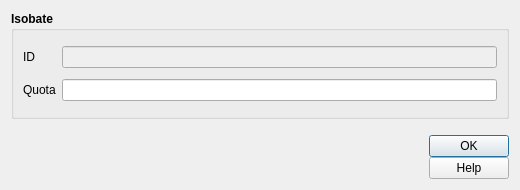
<?xml version="1.0" encoding="UTF-8"?>
<ui version="4.0">
 <class>isosub</class>
 <widget class="QDialog" name="isosub">
  <property name="geometry">
   <rect>
    <x>0</x>
    <y>0</y>
    <width>520</width>
    <height>190</height>
   </rect>
  </property>
  <property name="sizePolicy">
   <sizepolicy hsizetype="Fixed" vsizetype="Fixed">
    <horstretch>0</horstretch>
    <verstretch>0</verstretch>
   </sizepolicy>
  </property>
  <property name="minimumSize">
   <size>
    <width>520</width>
    <height>190</height>
   </size>
  </property>
  <property name="maximumSize">
   <size>
    <width>1500</width>
    <height>1500</height>
   </size>
  </property>
  <property name="windowTitle">
   <string>Isobate</string>
  </property>
  <property name="modal">
   <bool>true</bool>
  </property>
  <layout class="QGridLayout" name="gridLayout_3">
   <item row="0" column="0">
    <widget class="QGroupBox" name="groupBox_2">
     <property name="sizePolicy">
      <sizepolicy hsizetype="Expanding" vsizetype="Expanding">
       <horstretch>0</horstretch>
       <verstretch>0</verstretch>
      </sizepolicy>
     </property>
     <property name="minimumSize">
      <size>
       <width>0</width>
       <height>0</height>
      </size>
     </property>
     <property name="font">
      <font>
       <weight>75</weight>
       <bold>true</bold>
      </font>
     </property>
     <property name="title">
      <string>Isobate</string>
     </property>
     <layout class="QGridLayout" name="gridLayout">
      <item row="3" column="0">
       <widget class="QLabel" name="label">
        <property name="font">
         <font>
          <weight>50</weight>
          <bold>false</bold>
         </font>
        </property>
        <property name="text">
         <string>Quota</string>
        </property>
       </widget>
      </item>
      <item row="1" column="1">
       <widget class="QLineEdit" name="pkuid">
        <property name="enabled">
         <bool>false</bool>
        </property>
        <property name="palette">
         <palette>
          <active>
           <colorrole role="Text">
            <brush brushstyle="SolidPattern">
             <color alpha="255">
              <red>113</red>
              <green>113</green>
              <blue>113</blue>
             </color>
            </brush>
           </colorrole>
          </active>
          <inactive>
           <colorrole role="Text">
            <brush brushstyle="SolidPattern">
             <color alpha="255">
              <red>113</red>
              <green>113</green>
              <blue>113</blue>
             </color>
            </brush>
           </colorrole>
          </inactive>
          <disabled>
           <colorrole role="Text">
            <brush brushstyle="SolidPattern">
             <color alpha="255">
              <red>120</red>
              <green>120</green>
              <blue>120</blue>
             </color>
            </brush>
           </colorrole>
          </disabled>
         </palette>
        </property>
        <property name="toolTip">
         <string/>
        </property>
       </widget>
      </item>
      <item row="1" column="0">
       <widget class="QLabel" name="label_3">
        <property name="font">
         <font>
          <weight>50</weight>
          <bold>false</bold>
         </font>
        </property>
        <property name="text">
         <string>ID</string>
        </property>
       </widget>
      </item>
      <item row="0" column="1">
       <spacer name="verticalSpacer">
        <property name="orientation">
         <enum>Qt::Vertical</enum>
        </property>
        <property name="sizeHint" stdset="0">
         <size>
          <width>20</width>
          <height>40</height>
         </size>
        </property>
       </spacer>
      </item>
      <item row="2" column="1">
       <spacer name="verticalSpacer_2">
        <property name="orientation">
         <enum>Qt::Vertical</enum>
        </property>
        <property name="sizeHint" stdset="0">
         <size>
          <width>20</width>
          <height>40</height>
         </size>
        </property>
       </spacer>
      </item>
      <item row="4" column="1">
       <spacer name="verticalSpacer_3">
        <property name="orientation">
         <enum>Qt::Vertical</enum>
        </property>
        <property name="sizeHint" stdset="0">
         <size>
          <width>20</width>
          <height>40</height>
         </size>
        </property>
       </spacer>
      </item>
      <item row="3" column="1">
       <widget class="QLineEdit" name="Quota">
        <property name="toolTip">
         <string/>
        </property>
       </widget>
      </item>
     </layout>
    </widget>
   </item>
   <item row="1" column="0">
    <layout class="QGridLayout" name="gridLayout_2">
     <property name="sizeConstraint">
      <enum>QLayout::SetDefaultConstraint</enum>
     </property>
     <property name="topMargin">
      <number>10</number>
     </property>
     <property name="horizontalSpacing">
      <number>10</number>
     </property>
     <property name="verticalSpacing">
      <number>0</number>
     </property>
     <item row="0" column="3">
      <spacer name="horizontalSpacer">
       <property name="orientation">
        <enum>Qt::Horizontal</enum>
       </property>
       <property name="sizeHint" stdset="0">
        <size>
         <width>40</width>
         <height>20</height>
        </size>
       </property>
      </spacer>
     </item>
     <item row="0" column="0">
      <widget class="QLabel" name="label_10">
       <property name="sizePolicy">
        <sizepolicy hsizetype="Preferred" vsizetype="Fixed">
         <horstretch>0</horstretch>
         <verstretch>0</verstretch>
        </sizepolicy>
       </property>
       <property name="text">
        <string/>
       </property>
       <property name="pixmap">
        <pixmap>../loghi/logo-cnr.png</pixmap>
       </property>
      </widget>
     </item>
     <item row="0" column="1">
      <widget class="QLabel" name="label_11">
       <property name="sizePolicy">
        <sizepolicy hsizetype="Preferred" vsizetype="Fixed">
         <horstretch>0</horstretch>
         <verstretch>0</verstretch>
        </sizepolicy>
       </property>
       <property name="text">
        <string/>
       </property>
       <property name="pixmap">
        <pixmap>../loghi/logoigag.png</pixmap>
       </property>
      </widget>
     </item>
     <item row="0" column="4">
      <layout class="QVBoxLayout" name="verticalLayout">
       <item>
        <widget class="QDialogButtonBox" name="buttonBox">
         <property name="sizePolicy">
          <sizepolicy hsizetype="Fixed" vsizetype="Fixed">
           <horstretch>0</horstretch>
           <verstretch>0</verstretch>
          </sizepolicy>
         </property>
         <property name="minimumSize">
          <size>
           <width>0</width>
           <height>0</height>
          </size>
         </property>
         <property name="cursor">
          <cursorShape>PointingHandCursor</cursorShape>
         </property>
         <property name="orientation">
          <enum>Qt::Vertical</enum>
         </property>
         <property name="standardButtons">
          <set>QDialogButtonBox::Ok</set>
         </property>
         <property name="centerButtons">
          <bool>true</bool>
         </property>
        </widget>
       </item>
       <item>
        <widget class="QPushButton" name="help_button">
         <property name="cursor">
          <cursorShape>PointingHandCursor</cursorShape>
         </property>
         <property name="text">
          <string>Help</string>
         </property>
        </widget>
       </item>
      </layout>
     </item>
     <item row="0" column="2">
      <widget class="QLabel" name="label_15">
       <property name="sizePolicy">
        <sizepolicy hsizetype="Preferred" vsizetype="Fixed">
         <horstretch>0</horstretch>
         <verstretch>0</verstretch>
        </sizepolicy>
       </property>
       <property name="text">
        <string/>
       </property>
       <property name="pixmap">
        <pixmap>../loghi/logo-labgis.png</pixmap>
       </property>
      </widget>
     </item>
    </layout>
   </item>
  </layout>
 </widget>
 <resources/>
 <connections/>
</ui>
